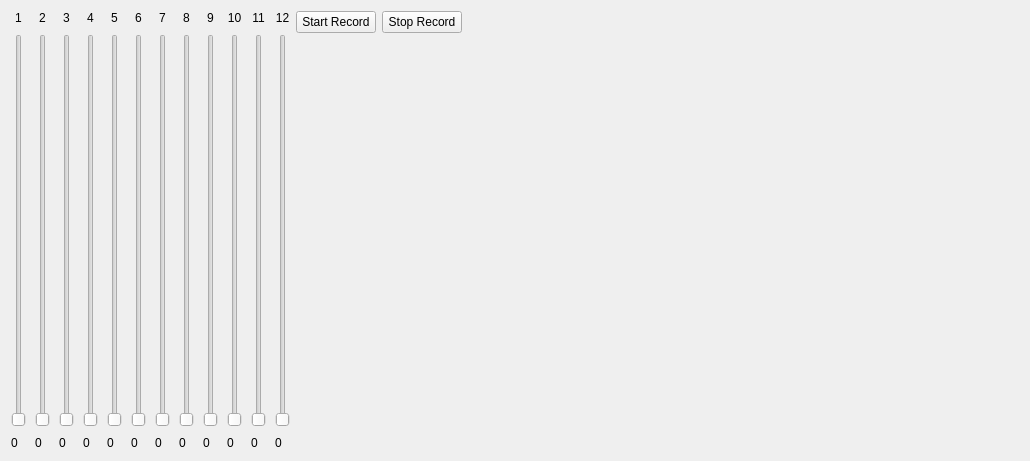
<?xml version="1.0" encoding="UTF-8"?>
<ui version="4.0">
 <class>QTempCtrlDlg</class>
 <widget class="QWidget" name="QTempCtrlDlg">
  <property name="geometry">
   <rect>
    <x>0</x>
    <y>0</y>
    <width>1030</width>
    <height>461</height>
   </rect>
  </property>
  <property name="windowTitle">
   <string>Dialog</string>
  </property>
  <layout class="QHBoxLayout" name="horizontalLayout_3">
   <item>
    <layout class="QHBoxLayout" name="horizontalLayout">
     <property name="spacing">
      <number>9</number>
     </property>
     <item>
      <layout class="QVBoxLayout" name="verticalLayout1">
       <item>
        <widget class="QLabel" name="label1">
         <property name="text">
          <string>1</string>
         </property>
         <property name="alignment">
          <set>Qt::AlignCenter</set>
         </property>
        </widget>
       </item>
       <item>
        <widget class="QSlider" name="verticalSlider1">
         <property name="orientation">
          <enum>Qt::Vertical</enum>
         </property>
         <property name="tickPosition">
          <enum>QSlider::NoTicks</enum>
         </property>
        </widget>
       </item>
       <item>
        <widget class="QLabel" name="labelSpeed1">
         <property name="text">
          <string>0</string>
         </property>
        </widget>
       </item>
      </layout>
     </item>
     <item>
      <layout class="QVBoxLayout" name="verticalLayout2">
       <item>
        <widget class="QLabel" name="label2">
         <property name="text">
          <string>2</string>
         </property>
         <property name="alignment">
          <set>Qt::AlignCenter</set>
         </property>
        </widget>
       </item>
       <item>
        <widget class="QSlider" name="verticalSlider2">
         <property name="orientation">
          <enum>Qt::Vertical</enum>
         </property>
        </widget>
       </item>
       <item>
        <widget class="QLabel" name="labelSpeed2">
         <property name="text">
          <string>0</string>
         </property>
        </widget>
       </item>
      </layout>
     </item>
     <item>
      <layout class="QVBoxLayout" name="verticalLayout3">
       <item>
        <widget class="QLabel" name="label3">
         <property name="text">
          <string>3</string>
         </property>
         <property name="alignment">
          <set>Qt::AlignCenter</set>
         </property>
        </widget>
       </item>
       <item>
        <widget class="QSlider" name="verticalSlider3">
         <property name="orientation">
          <enum>Qt::Vertical</enum>
         </property>
        </widget>
       </item>
       <item>
        <widget class="QLabel" name="labelSpeed3">
         <property name="text">
          <string>0</string>
         </property>
        </widget>
       </item>
      </layout>
     </item>
     <item>
      <layout class="QVBoxLayout" name="verticalLayout4">
       <item>
        <widget class="QLabel" name="label4">
         <property name="text">
          <string>4</string>
         </property>
         <property name="alignment">
          <set>Qt::AlignCenter</set>
         </property>
        </widget>
       </item>
       <item>
        <widget class="QSlider" name="verticalSlider4">
         <property name="orientation">
          <enum>Qt::Vertical</enum>
         </property>
        </widget>
       </item>
       <item>
        <widget class="QLabel" name="labelSpeed4">
         <property name="text">
          <string>0</string>
         </property>
        </widget>
       </item>
      </layout>
     </item>
     <item>
      <layout class="QVBoxLayout" name="verticalLayout5">
       <item>
        <widget class="QLabel" name="label5">
         <property name="text">
          <string>5</string>
         </property>
         <property name="alignment">
          <set>Qt::AlignCenter</set>
         </property>
        </widget>
       </item>
       <item>
        <widget class="QSlider" name="verticalSlider5">
         <property name="orientation">
          <enum>Qt::Vertical</enum>
         </property>
        </widget>
       </item>
       <item>
        <widget class="QLabel" name="labelSpeed5">
         <property name="text">
          <string>0</string>
         </property>
        </widget>
       </item>
      </layout>
     </item>
     <item>
      <layout class="QVBoxLayout" name="verticalLayout6">
       <item>
        <widget class="QLabel" name="label6">
         <property name="text">
          <string>6</string>
         </property>
         <property name="alignment">
          <set>Qt::AlignCenter</set>
         </property>
        </widget>
       </item>
       <item>
        <widget class="QSlider" name="verticalSlider6">
         <property name="orientation">
          <enum>Qt::Vertical</enum>
         </property>
        </widget>
       </item>
       <item>
        <widget class="QLabel" name="labelSpeed6">
         <property name="text">
          <string>0</string>
         </property>
        </widget>
       </item>
      </layout>
     </item>
     <item>
      <layout class="QVBoxLayout" name="verticalLayout7">
       <item>
        <widget class="QLabel" name="label7">
         <property name="text">
          <string>7</string>
         </property>
         <property name="alignment">
          <set>Qt::AlignCenter</set>
         </property>
        </widget>
       </item>
       <item>
        <widget class="QSlider" name="verticalSlider7">
         <property name="orientation">
          <enum>Qt::Vertical</enum>
         </property>
        </widget>
       </item>
       <item>
        <widget class="QLabel" name="labelSpeed7">
         <property name="text">
          <string>0</string>
         </property>
        </widget>
       </item>
      </layout>
     </item>
     <item>
      <layout class="QVBoxLayout" name="verticalLayout8">
       <item>
        <widget class="QLabel" name="label8">
         <property name="text">
          <string>8</string>
         </property>
         <property name="alignment">
          <set>Qt::AlignCenter</set>
         </property>
        </widget>
       </item>
       <item>
        <widget class="QSlider" name="verticalSlider8">
         <property name="orientation">
          <enum>Qt::Vertical</enum>
         </property>
        </widget>
       </item>
       <item>
        <widget class="QLabel" name="labelSpeed8">
         <property name="text">
          <string>0</string>
         </property>
        </widget>
       </item>
      </layout>
     </item>
     <item>
      <layout class="QVBoxLayout" name="verticalLayout9">
       <item>
        <widget class="QLabel" name="label9">
         <property name="text">
          <string>9</string>
         </property>
         <property name="alignment">
          <set>Qt::AlignCenter</set>
         </property>
        </widget>
       </item>
       <item>
        <widget class="QSlider" name="verticalSlider9">
         <property name="orientation">
          <enum>Qt::Vertical</enum>
         </property>
        </widget>
       </item>
       <item>
        <widget class="QLabel" name="labelSpeed9">
         <property name="text">
          <string>0</string>
         </property>
        </widget>
       </item>
      </layout>
     </item>
     <item>
      <layout class="QVBoxLayout" name="verticalLayout10">
       <item>
        <widget class="QLabel" name="label10">
         <property name="text">
          <string>10</string>
         </property>
         <property name="alignment">
          <set>Qt::AlignCenter</set>
         </property>
        </widget>
       </item>
       <item>
        <widget class="QSlider" name="verticalSlider10">
         <property name="orientation">
          <enum>Qt::Vertical</enum>
         </property>
        </widget>
       </item>
       <item>
        <widget class="QLabel" name="labelSpeed10">
         <property name="text">
          <string>0</string>
         </property>
        </widget>
       </item>
      </layout>
     </item>
     <item>
      <layout class="QVBoxLayout" name="verticalLayout11">
       <item>
        <widget class="QLabel" name="label11">
         <property name="text">
          <string>11</string>
         </property>
         <property name="alignment">
          <set>Qt::AlignCenter</set>
         </property>
        </widget>
       </item>
       <item>
        <widget class="QSlider" name="verticalSlider11">
         <property name="orientation">
          <enum>Qt::Vertical</enum>
         </property>
        </widget>
       </item>
       <item>
        <widget class="QLabel" name="labelSpeed11">
         <property name="text">
          <string>0</string>
         </property>
        </widget>
       </item>
      </layout>
     </item>
     <item>
      <layout class="QVBoxLayout" name="verticalLayout12">
       <item>
        <widget class="QLabel" name="label12">
         <property name="text">
          <string>12</string>
         </property>
         <property name="alignment">
          <set>Qt::AlignCenter</set>
         </property>
        </widget>
       </item>
       <item>
        <widget class="QSlider" name="verticalSlider12">
         <property name="orientation">
          <enum>Qt::Vertical</enum>
         </property>
        </widget>
       </item>
       <item>
        <widget class="QLabel" name="labelSpeed12">
         <property name="text">
          <string>0</string>
         </property>
        </widget>
       </item>
      </layout>
     </item>
    </layout>
   </item>
   <item>
    <layout class="QVBoxLayout" name="verticalLayoutTemp" stretch="0,1">
     <item>
      <layout class="QHBoxLayout" name="horizontalLayoutTemp">
       <item>
        <widget class="QPushButton" name="pushButtonStart">
         <property name="sizePolicy">
          <sizepolicy hsizetype="Fixed" vsizetype="Fixed">
           <horstretch>0</horstretch>
           <verstretch>0</verstretch>
          </sizepolicy>
         </property>
         <property name="text">
          <string>Start Record</string>
         </property>
        </widget>
       </item>
       <item>
        <widget class="QPushButton" name="pushButton">
         <property name="text">
          <string>Stop Record</string>
         </property>
        </widget>
       </item>
       <item>
        <spacer name="horizontalSpacer">
         <property name="orientation">
          <enum>Qt::Horizontal</enum>
         </property>
         <property name="sizeHint" stdset="0">
          <size>
           <width>40</width>
           <height>20</height>
          </size>
         </property>
        </spacer>
       </item>
      </layout>
     </item>
     <item>
      <widget class="QwtPlot" name="plot"/>
     </item>
    </layout>
   </item>
  </layout>
 </widget>
 <customwidgets>
  <customwidget>
   <class>QwtPlot</class>
   <extends>QFrame</extends>
   <header>qwt_plot.h</header>
   <container>1</container>
  </customwidget>
 </customwidgets>
 <resources/>
 <connections/>
</ui>
